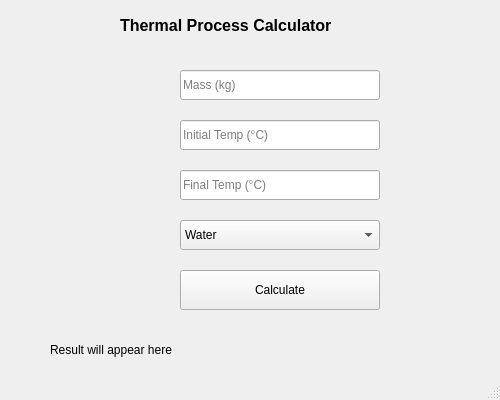
<?xml version="1.0" encoding="UTF-8"?>
<ui version="4.0">
 <class>MainWindow</class>
 <widget class="QMainWindow" name="MainWindow">
  <property name="geometry">
   <rect>
    <x>0</x>
    <y>0</y>
    <width>500</width>
    <height>400</height>
   </rect>
  </property>

  <property name="windowTitle">
   <string>Engineering Thermal Calculator</string>
  </property>

  <widget class="QWidget" name="centralwidget">

   <!-- Title -->
   <widget class="QLabel" name="titleLabel">
    <property name="geometry">
     <rect>
      <x>120</x>
      <y>10</y>
      <width>300</width>
      <height>30</height>
     </rect>
    </property>
    <property name="text">
     <string>Thermal Process Calculator</string>
    </property>
    <property name="styleSheet">
     <string>font-size:16px; font-weight:bold;</string>
    </property>
   </widget>

   <!-- Mass Input -->
   <widget class="QLineEdit" name="massInput">
    <property name="geometry">
     <rect>
      <x>180</x>
      <y>70</y>
      <width>200</width>
      <height>30</height>
     </rect>
    </property>
    <property name="placeholderText">
     <string>Mass (kg)</string>
    </property>
   </widget>

   <!-- Initial Temp -->
   <widget class="QLineEdit" name="initialTempInput">
    <property name="geometry">
     <rect>
      <x>180</x>
      <y>120</y>
      <width>200</width>
      <height>30</height>
     </rect>
    </property>
    <property name="placeholderText">
     <string>Initial Temp (°C)</string>
    </property>
   </widget>

   <!-- Final Temp -->
   <widget class="QLineEdit" name="finalTempInput">
    <property name="geometry">
     <rect>
      <x>180</x>
      <y>170</y>
      <width>200</width>
      <height>30</height>
     </rect>
    </property>
    <property name="placeholderText">
     <string>Final Temp (°C)</string>
    </property>
   </widget>

   <!-- Material Dropdown -->
   <widget class="QComboBox" name="materialComboBox">
    <property name="geometry">
     <rect>
      <x>180</x>
      <y>220</y>
      <width>200</width>
      <height>30</height>
     </rect>
    </property>
    <item>
     <property name="text">
      <string>Water</string>
     </property>
    </item>
    <item>
     <property name="text">
      <string>Steel</string>
     </property>
    </item>
    <item>
     <property name="text">
      <string>Aluminum</string>
     </property>
    </item>
   </widget>

   <!-- Calculate Button -->
   <widget class="QPushButton" name="calculateButton">
    <property name="geometry">
     <rect>
      <x>180</x>
      <y>270</y>
      <width>200</width>
      <height>40</height>
     </rect>
    </property>
    <property name="text">
     <string>Calculate</string>
    </property>
   </widget>

   <!-- Result Label -->
   <widget class="QLabel" name="resultLabel">
    <property name="geometry">
     <rect>
      <x>50</x>
      <y>330</y>
      <width>400</width>
      <height>40</height>
     </rect>
    </property>
    <property name="text">
     <string>Result will appear here</string>
    </property>
   </widget>

  </widget>

  <widget class="QMenuBar" name="menubar"/>
  <widget class="QStatusBar" name="statusbar"/>
 </widget>

 <resources/>
 <connections/>
</ui>
